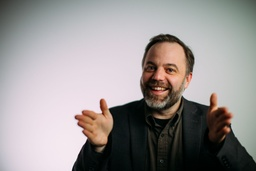
#> input picture AE8A0985.jpg, 256 x 171 px, shrunk from 5760 x 3840 before the run
$ python lithophane.py AE8A0985.jpg AE8A0985.jpg
#> lines starting #> are read from the running program, lines starting #| are printed output that depends on the picture
"""
This is the Lithophane Module written by Dirk Colbry.

Core of this module uses matlab-stl to write stl
files written by Rick van Hattem.

"""

import matplotlib.image as img
import matplotlib.pyplot as plt
import os
import sys
#from PIL import Image
from skimage.transform import resize

import numpy as np

from mpl_toolkits import mplot3d
from matplotlib import pyplot

from stl import mesh


def rgb2gray(rgb):
    """Convert rgb image to grayscale image in range 0-1

    >>> gray = factorial(rgbimg)

    """
    r, g, b = rgb[:, :, 0], rgb[:, :, 1], rgb[:, :, 2]
    gray = 0.2989 * r + 0.5870 * g + 0.1140 * b
    return gray


def scaleim(im, width_mm=40):
    """Scale image to 0.1 pixel width
    For example the following:

    >>> im_scaled = scaleim(im, width_mm = 100)

    Will make an image with 1000 pixels wide.
    The height will be scale proportionally
    """

    ydim = im.shape[0]
    xdim = im.shape[1]

    scale = (width_mm*10/xdim)
    newshape = (int(ydim*scale), int(xdim*scale), 3)
    im = resize(im, newshape)
    return im


def jpg2stl(im='', width='', h=3.0, d=0.5, show=True):
    """Function to convert filename to stl with width = width

    :width: - Required parameter.  Width

    """
#> called with im = 'AE8A0985.jpg', width = '', h = 3, d = 0.5, show = True
    depth = h
    offset = d

    if type(im) == str:
        filename = im
        print(f"Reading {filename}")
        im = img.imread(filename)
#> im is the input picture: shape (171, 256, 3); mean R, G, B 152.7, 147.9, 147.1
    else:
        filenmae = 'image.xxx'

    if width == '':
        width = im.shape[1]
#> width = 256

    # TODO: Width is actually height
    im = scaleim(im, width_mm=width)

    im = im/np.max(im)

    # Convert to grayscale
    if len(im.shape) == 3:
        gray = rgb2gray(im)
#> in rgb2gray, `r, g, b = rgb[:, :, 0], rgb[:, :, 1], rgb[:, :, 2]`:
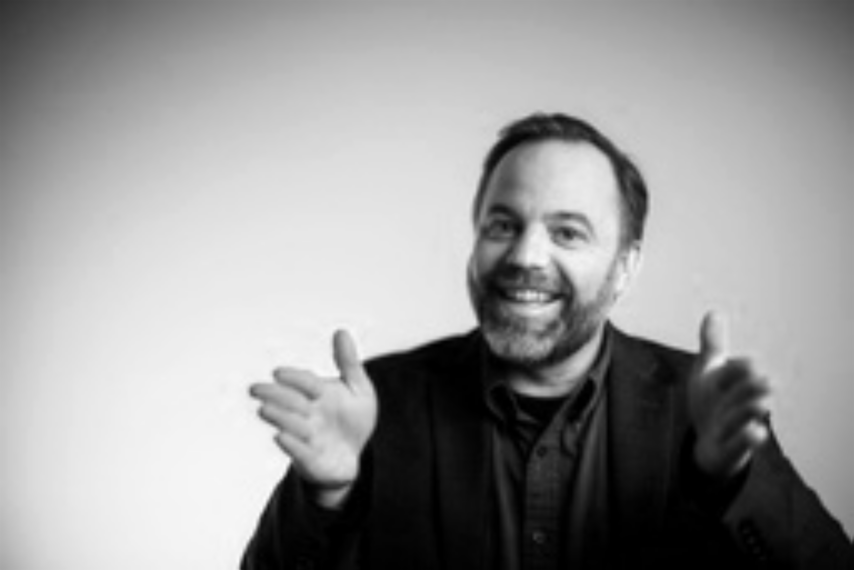
#> r: shape (1710, 2560) float64 (shown at 1/3 size); min 0, max 1, mean 0.601
#> in rgb2gray, `r, g, b = rgb[:, :, 0], rgb[:, :, 1], rgb[:, :, 2]`:
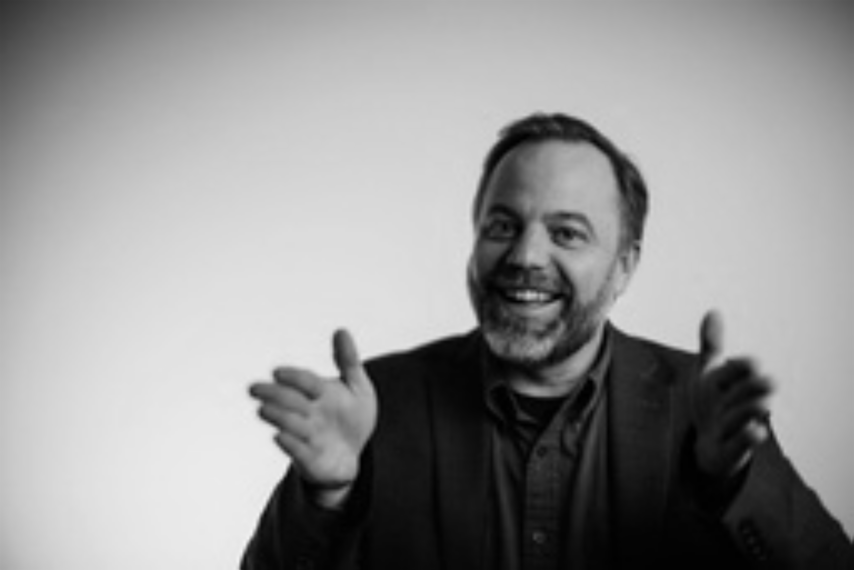
#> g: shape (1710, 2560) float64 (shown at 1/3 size); min 0.000236, max 0.964, mean 0.583
#> in rgb2gray, `r, g, b = rgb[:, :, 0], rgb[:, :, 1], rgb[:, :, 2]`:
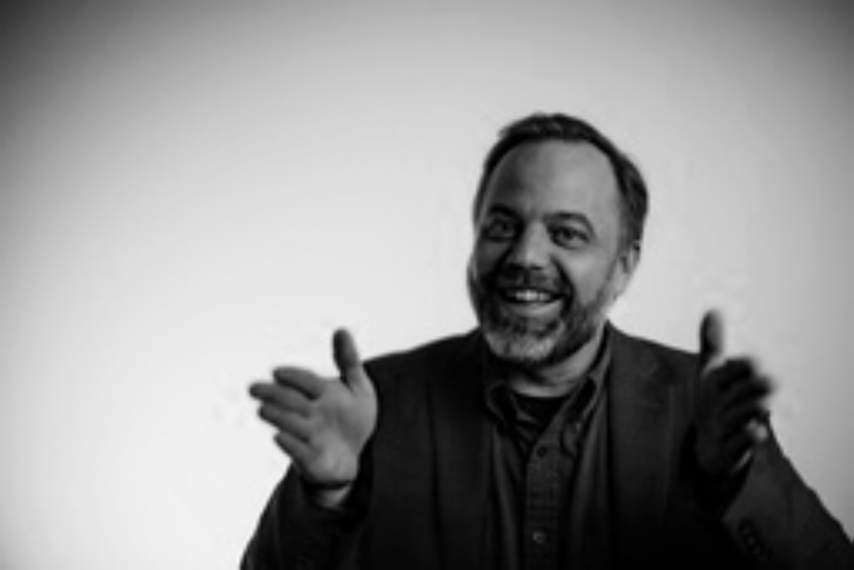
#> b: shape (1710, 2560) float64 (shown at 1/3 size); min 0, max 0.986, mean 0.579
    else:
        gray = im

    #g = np.fliplr(g)
    if(show):
        plt.imshow(gray, cmap=plt.get_cmap('gray'))

    # print(np.max(g))
    # print(g.shape)

    # Invert threshold for z matrix
    ngray = 1 - np.double(gray)
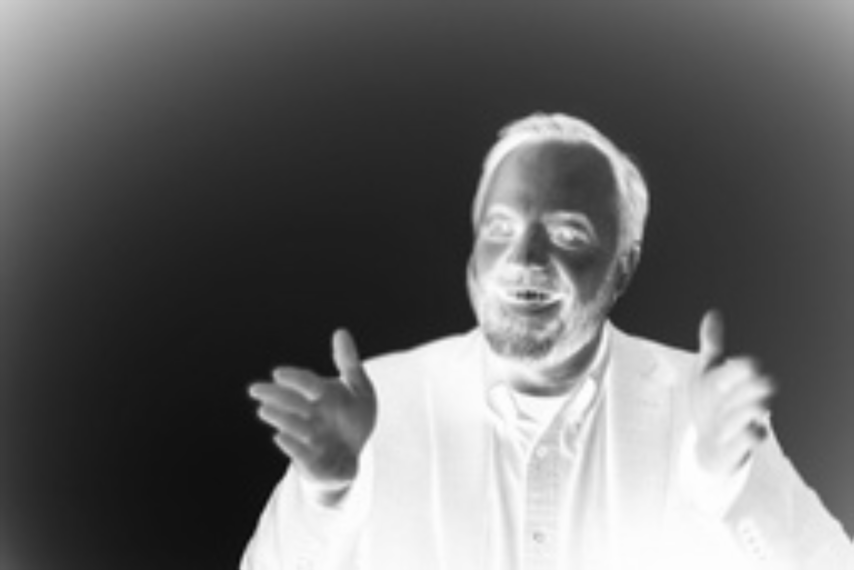
#> ngray: shape (1710, 2560) float64 (shown at 1/3 size); min 0.0253, max 1, mean 0.412

    # scale z matrix to desired max depth and add base height
    z_middle = ngray * depth + offset

    # add border of zeros to help with back.
    z = np.zeros([z_middle.shape[0]+2, z_middle.shape[1]+2])
    z[1:-1, 1:-1] = z_middle
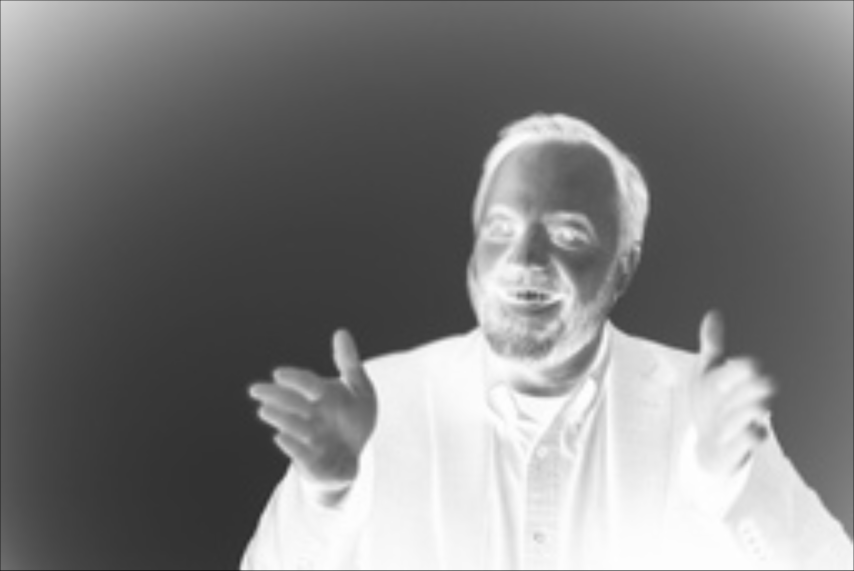
#> z: shape (1712, 2562) float64 (shown at 1/3 size); min 0, max 3.5, mean 1.73; drawn with min black and max white

    x1 = np.linspace(1, z.shape[1]/10, z.shape[1])
#> x1 = 2562 values from 1 to 256.2
    y1 = np.linspace(1, z.shape[0]/10, z.shape[0])
#> y1 = 1712 values from 1 to 171.2

    x, y = np.meshgrid(x1, y1)

    x = np.fliplr(x)

    return x, y, z


# [195 lines left out: functions makeCylinder, makemesh, makeSphere, makeMeshSphere, showstl, not called in this run]

    # plt.axis('equal')


if __name__ == "__main__":
    import sys
    jpg2stl(sys.argv[2])
